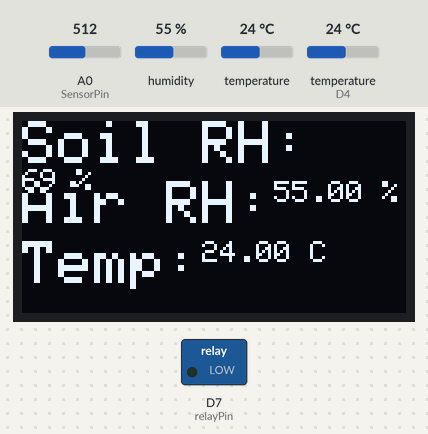
Recording of a sketch running on a simulated ESP8266 (NodeMCU). On the bench: 128×64 one-colour display, switched loads named in the sketch (green lamp = pin HIGH). Inputs (shaded band) come from the test bench; at power-on: humidity 55 %, A0 (SensorPin) = 512, temperature (sensor on D4) 24 °C, temperature 24 °C. WiFi joins after 1.5 s; servers stay silent unless stated; what the sketch prints to the serial monitor is not drawn.

Above: at 6.9 s.
7.0 s: humidity set to 22 %
At 11.2 s:
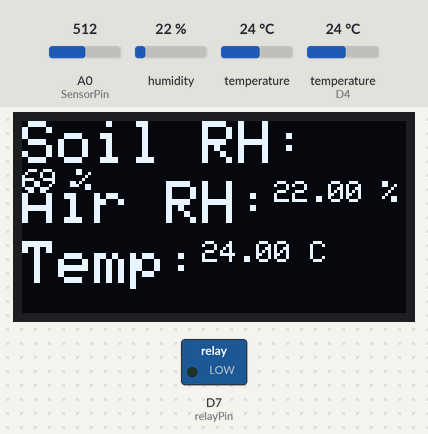
12.1 s: A0 (SensorPin) set to 716
At 15.6 s:
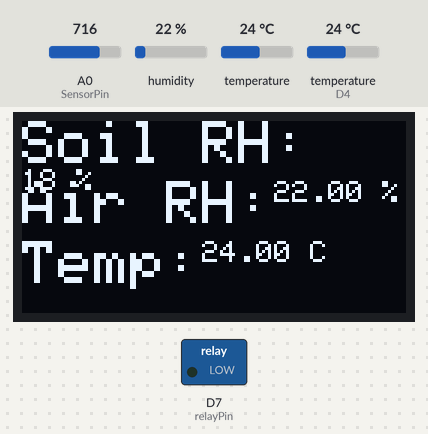
16.9 s: temperature (sensor on D4) set to 12 °C
At 20.0 s:
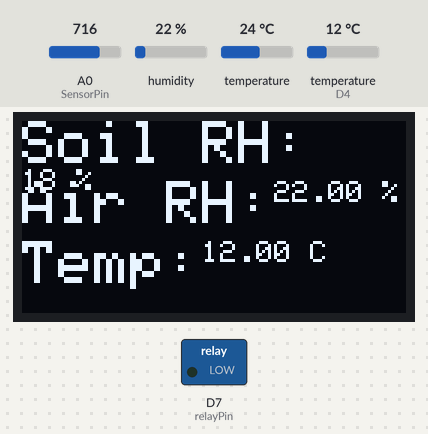
21.7 s: A0 (SensorPin) set to 992
At 24.4 s:
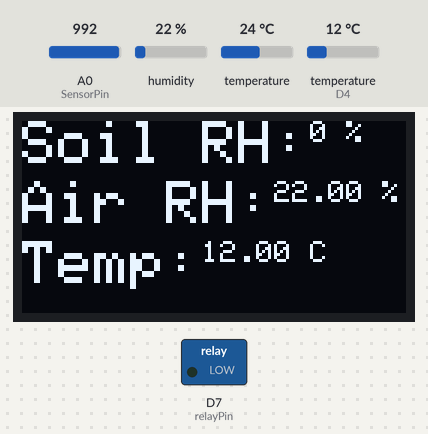
26.5 s: humidity set to 40 %
At 28.8 s:
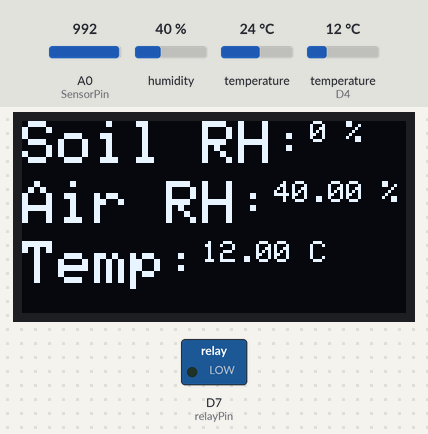
31.3 s: A0 (SensorPin) set to 306
At 33.2 s:
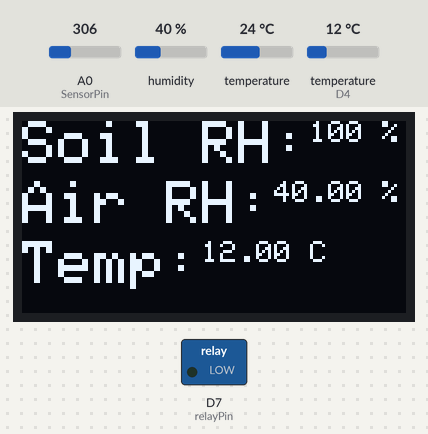
Timing chart, 0 to 34.7 s (numbered marks = the images above; inputs shaded):
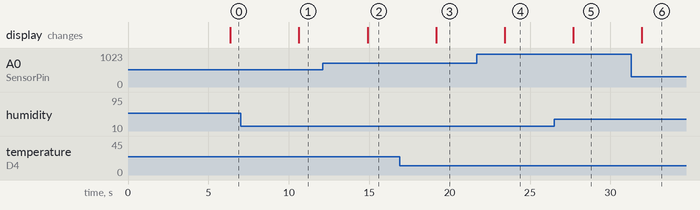

The sketch:

SMART_GARDEN.ino
```cpp
// Library yang dibutuhkan
#include <ESP8266WiFi.h>         // Library untuk menghubungkan ESP8266 ke jaringan WiFi
#include <SPI.h>                 // Library untuk komunikasi melalui protokol SPI.
#include <Wire.h>                // Library untuk komunikasi melalui I2C
#include <ThingSpeak.h>          // Library untuk mengirim data ke ThingSpeak
#include <Adafruit_GFX.h>        // Library untuk menyediakan dasar grafik pada layar OLED.
#include <Adafruit_SSD1306.h>    // Library untuk mengendalikan layar OLED dengan driver SSD1306.
#include <DHT.h>                 // Library untuk sensor DHT
#include <OneWire.h>             //--Library tambahan untuk keperluan DS18B20
#include <DallasTemperature.h>   //--Library tambahan untuk keperluan DS18B20

// Define screen dimensions
#define SCREEN_WIDTH 128 // Lebar layar OLED
#define SCREEN_HEIGHT 64 // Tinggi layar OLED
#define OLED_RESET -1 // Pin reset OLED

// Mendefinisikan pin dan tipe sensor DHT
#define DHTPIN D4 ////--Diubah menjadi 2, sesuai dengan pin esp8266 D4         // Pin pada ESP8266 yang terhubung dengan sensor DHT
DHT dht(DHTPIN, DHT11);  // Inisialisasi sensor DHT11

const int oneWireBus = D3;             //--Untuk kebutuhan DS18B20 (pin D0 / GPIO16)
OneWire oneWire(oneWireBus);          //--Untuk kebutuhan DS18B20
DallasTemperature sensors(&oneWire);  //--Untuk kebutuhan DS18B20

String apiKey = "";  // Masukkan API Key dari Thingspeak
const char* ssid = "SUBIANTO";  // Nama SSID WiFi
const char* pass = "americano";  // Password WiFi
const char* server = "api.thingspeak.com";  // Alamat server Thingspeak

Adafruit_SSD1306 display(SCREEN_WIDTH, SCREEN_HEIGHT, &Wire, OLED_RESET);  // Inisialisasi objek display OLED

const int AirValue = 790;  // Nilai bacaan sensor ketika di udara
const int WaterValue = 390;  // Nilai bacaan sensor ketika di air
const int SensorPin = A0;  // Pin analog untuk membaca sensor tanah
int soilMoistureValue = 0;  // Nilai bacaan sensor tanah
int soilMoisturePercent = 0;  // Nilai kelembaban tanah dalam persen
int relayPin = D7;//--Diubah menjadi 14, sesuai dengan pin esp8266 D5;  // Pin untuk mengendalikan relay

WiFiClient client;  // Objek WiFi Client untuk koneksi ke Thingspeak

void setup() {
  Serial.begin(115200);
  sensors.begin();            //--Inisialisasi untuk Sensor DS18B20
  display.begin(SSD1306_SWITCHCAPVCC, 0x3C);  // Inisialisasi display OLED
  display.clearDisplay();
  pinMode(relayPin, OUTPUT);
  dht.begin();  // Memulai sensor DHT11
  WiFi.begin(ssid, pass);  // Mencoba untuk terhubung ke jaringan WiFi

  while (WiFi.status() != WL_CONNECTED) {     // Menunggu hingga ESP8266 terhubung ke WiFi
    delay(500);
    Serial.print(".");
  }

  Serial.println("");
  Serial.println("WiFi connected");   // Terhubung ke jaringan WiFi
  delay(4000);
}

void loop() {
  float h = dht.readHumidity();  // Membaca kelembaban udara
  float t = dht.readTemperature();  // Membaca suhu

  sensors.requestTemperatures();                    //--Cek sensor DS18B20
  float temperatureC = sensors.getTempCByIndex(0);  //--Ambil Data sensor DS18B20 dalam satuan Celcius

//--Tambahan untuk sensor DS18B20
  Serial.print("Suhu Udara: ");
  Serial.print(t);
  Serial.print(" C, Kelembapan Udara: ");
  Serial.print(h);
  Serial.print(" %, Kelembapan Tanah: ");
  Serial.print(soilMoisturePercent);
  Serial.print(" %, Suhu Air: ");
  Serial.print(temperatureC);
  Serial.println(" C");
//--End Tambahan untuk sensor DS18B20

//  Serial.print("Humidity: ");
//  Serial.println(h);
//  Serial.print("Temperature: ");
//  Serial.println(t);

  soilMoistureValue = analogRead(SensorPin);  // Membaca nilai sensor tanah
  //Serial.println(soilMoistureValue);

  soilMoisturePercent = map(soilMoistureValue, AirValue, WaterValue, 0, 100);  // Mengkonversi nilai sensor menjadi persentase kelembaban tanah

  if (soilMoisturePercent > 100) { // If soil moisture is above 100%
    //Serial.println("100 %"); //Print "100%" to the serial monitor

    // Menampilkan informasi pada display OLED
    display.setCursor(0, 0);
    display.setTextSize(2);
    display.setTextColor(WHITE);
    display.print("Soil RH:");
    display.setTextSize(1);
    display.print("100");
    display.println(" %");
    display.setCursor(0, 20);
    display.setTextSize(2);
    display.print("Air RH:");
    display.setTextSize(1);
    display.print(h);
    display.println(" %");
    display.setCursor(0, 40);
    display.setTextSize(2);
    display.print("Temp:");
    display.setTextSize(1);
    display.print(t);
    display.println(" C");
    display.display();

    // Wait for 250 milliseconds
    delay(250);

    // Clear the display
    display.clearDisplay();
  }

  else if (soilMoisturePercent < 0) {   // If soil moisture is below 0%
    //Serial.println("0 %");    // Print "0%" to the serial monitor

    // Menampilkan informasi pada display OLED
    display.setCursor(0, 0);
    display.setTextSize(2);
    display.setTextColor(WHITE);
    display.print("Soil RH:");
    display.setTextSize(1);
    display.print("0");
    display.println(" %");
    display.setCursor(0, 20);
    display.setTextSize(2);
    display.print("Air RH:");
    display.setTextSize(1);
    display.print(h);
    display.println(" %");
    display.setCursor(0, 40);
    display.setTextSize(2);
    display.print("Temp:");
    display.setTextSize(1);
    display.print(t);
    display.println(" C");
    display.display();

    // Wait for 250 milliseconds
    delay(250);

    // Clear the display
    display.clearDisplay();
  }

  else if (soilMoisturePercent >= 0 && soilMoisturePercent <= 100) {
    ///Serial.print(soilMoisturePercent);    // Print the value of soilMoisturePercent
    //Serial.println("%");    // Print the percentage sign

    // Menampilkan informasi pada display OLED
    display.setCursor(0, 0);
    display.setTextSize(2);
    display.setTextColor(WHITE);
    display.println("Soil RH:");
    display.setTextSize(1);
    display.print(soilMoisturePercent);
    display.println(" %");
    display.setCursor(0, 20);
    display.setTextSize(2);
    display.print("Air RH:");
    display.setTextSize(1);
    display.print(h);
    display.println(" %");
    display.setCursor(0, 40);
    display.setTextSize(2);
    display.print("Temp:");
    display.setTextSize(1);
    display.print(t);
    display.println(" C");
    display.display();

    // Wait for 250 milliseconds
    delay(250);

    // Clear the display
    display.clearDisplay();
  }

//  if (soilMoisturePercent >= 0 && soilMoisturePercent <= 30) {
//    digitalWrite(relayPin, HIGH);  // Mengaktifkan pompa
//    Serial.println("Pompa is ON");
//  }
//  else if (soilMoisturePercent > 30 && soilMoisturePercent <= 100) {
//    digitalWrite(relayPin, LOW);  // Mematikan pompa
//    Serial.println("Pompa is OFF");
//  }

  if (client.connect(server, 80)) {
    String postStr = apiKey;
    postStr += "&field1=";
    postStr += String(soilMoisturePercent);
    postStr += "&field2=";
    postStr += String(h);
    postStr += "&field3=";
    postStr += String(t);
    postStr += "&field4=";
    postStr += String(relayPin);
    postStr += "\r\n\r\n\r\n\r\n";

    // Mengirim data ke Thingspeak
    client.print("POST /update HTTP/1.1\n");      // Mengirim permintaan POST ke alamat URL "/update" menggunakan protokol HTTP versi 1.1.
    client.print("Host: api.thingspeak.com\n");   // Menentukan tujuan permintaan ke "api.thingspeak.com" sebagai host.
    client.print("Connection: close\n");  // Mengatur header koneksi untuk menutup koneksi setelah permintaan selesai
    client.print("X-THINGSPEAKAPIKEY: " + apiKey + "\n");     // Mengirim kunci API ke Thingspeak dalam header permintaan menggunakan header khusus "X-THINGSPEAKAPIKEY".
    client.print("Content-Type: application/x-www-form-urlencoded\n");  // Mengatur tipe konten permintaan sebagai
    client.print("Content-Length: "); // Mengatur panjang konten permintaan sesuai dengan panjang dari variabel "postStr" yang akan dikirim.
    client.print(postStr.length());
    client.print("\n\n");
    client.print(postStr);          // Mengirimkan data yang akan dikirim dalam permintaan POST. Data ini sesuai dengan isi dari variabel "postStr".

    delay(2000);                   // Tunggu beberapa saat agar data terkirim sebelum koneksi ditutup
  }
  client.stop();                  // Menutup koneksi dengan server setelah permintaan selesai dikirim.
  Serial.println("Waiting...");   // Menampilkan teks "Menunggu..." pada monitor serial
  delay(1000);                    // Menunda eksekusi program selama 1000 milidetik (1 detik)
}
```

Measured:
- after the input at 7.0 s, the display: changes after 3.6 s (image 1)
- after the input at 12.1 s, the display: changes after 2.8 s (image 2)
- after the input at 16.9 s, the display: changes after 2.3 s (image 3)
- after the input at 21.7 s, the display: changes after 1.7 s (image 4)
- after the input at 26.5 s, the display: changes after 1.2 s (image 5)
- after the input at 31.3 s, the display: changes after 0.66 s (image 6)
